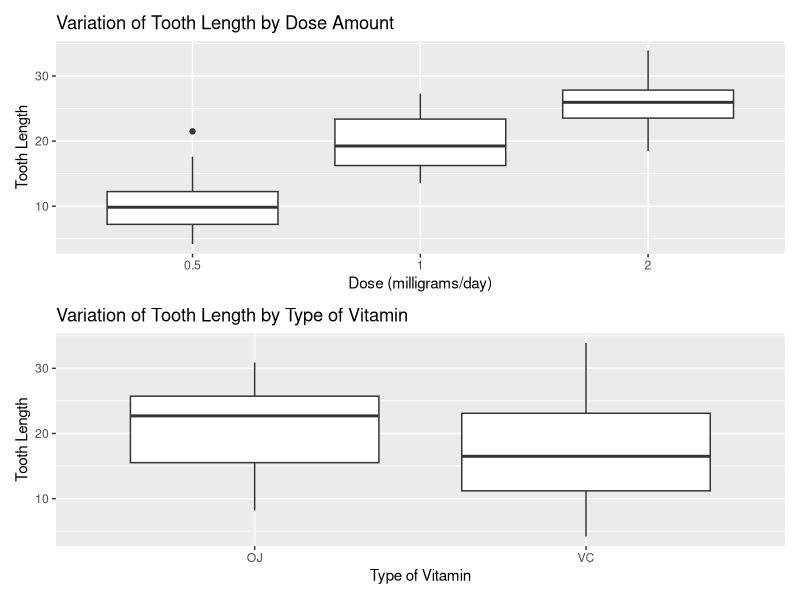

Here is the R script that generated this plot:
## ---- chunk 1
knitr::opts_chunk$set(
	echo = FALSE, 
	eval = TRUE
)
library(tidyverse)
library(patchwork)
## ---- chunk 2

data <- datasets::ToothGrowth

str(data)
summary(data)
data %>% group_by(supp, dose) %>% count()

## ---- chunk 3

p1 <- ggplot(data, aes(x = factor(dose), y = len)) + 
        geom_boxplot() + 
        labs(
          title = "Variation of Tooth Length by Dose Amount", 
          x = "Dose (milligrams/day)", 
          y = "Tooth Length"
        )

p2 <- ggplot(data, aes(x = supp, y = len)) + 
        geom_boxplot() + 
        labs(
          title = "Variation of Tooth Length by Type of Vitamin", 
          x = "Type of Vitamin", 
          y = "Tooth Length"
        )

p1 / p2

## ---- chunk 4

t.test(data %>% filter(supp == "OJ") %>% pull(len), data %>% filter(supp == "VC") %>% pull(len))

t.test(data %>% filter(dose == 0.5) %>% pull(len), data %>% filter(dose == 1) %>% pull(len))

t.test(data %>% filter(dose == 1) %>% pull(len), data %>% filter(dose == 2) %>% pull(len))

t.test(data %>% filter(dose == 0.5) %>% pull(len), data %>% filter(dose == 2) %>% pull(len))

